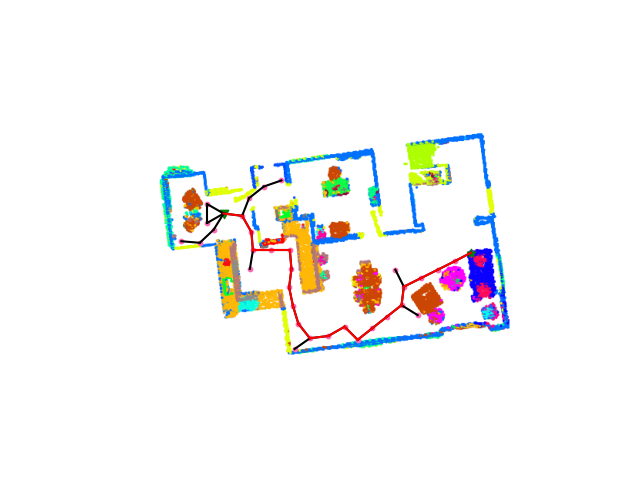
#> input picture src/path/cushion.png, 640 x 480 px, found by its file name
$ python navigate.py
#> lines starting #> are read from the running program, lines starting #| are printed output that depends on the picture
import numpy as np
from PIL import Image
import numpy as np
import habitat_sim
from habitat_sim.utils.common import d3_40_colors_rgb
import cv2
import json

import argparse
from math import sqrt

parser = argparse.ArgumentParser()
parser.add_argument("--map_pth", default="./map.png")
parser.add_argument("-t","--target", default="cushion",type=str,
    choices={"refrigerator", "rack", "cushion", "lamp","cooktop"},
    help="target label to achieve")
parser.add_argument("-d","--data_path", default=".",type=str, help="path and map location")
args = parser.parse_args()
print(args.target)


# read map
map_with_bg=np.zeros((512,640,3))
np_map=cv2.imread(f"{args.data_path}/{args.target}.png")
#> np_map is the input picture: shape (480, 640, 3); mean B, G, R 245.6, 246.5, 247
(x,y,_)=np_map.shape
#> x = 480; y = 640
map_with_bg[:x,:y]=np_map
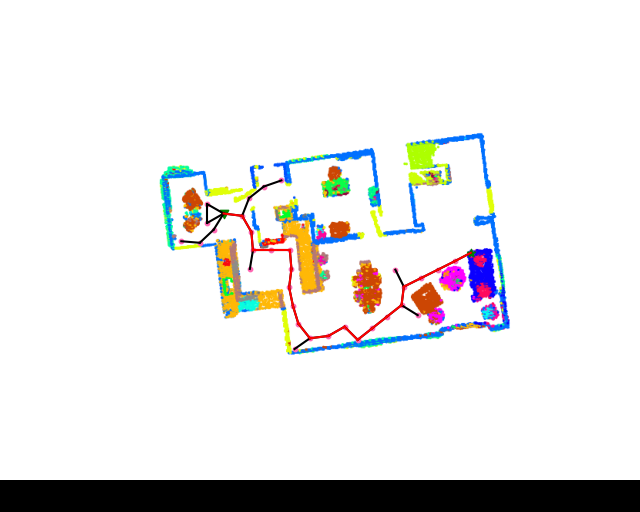
#> map_with_bg: shape (512, 640, 3) float64; mean B, G, R 230.2, 231.1, 231.6
map_with_bg=map_with_bg[:,64:-64,:]
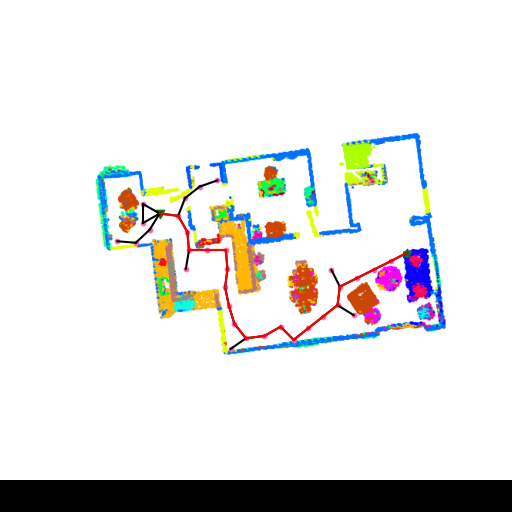
#> map_with_bg: shape (512, 512, 3) float64; mean B, G, R 228, 229.1, 229.7


# This is the scene we are going to load.
# support a variety of mesh formats, such as .glb, .gltf, .obj, .ply
### put your scene path ###
test_scene = "Replica-Dataset/replica_v1/apartment_0/habitat/mesh_semantic.ply"
path = "Replica-Dataset/replica_v1/apartment_0/habitat/info_semantic.json"


target_instance_ID={
    "refrigerator": 67,
    "rack": 66,
    "cushion": 29,
    "lamp": 47,
    "cooktop": 32
}


# [17 lines left out: function transform, not called in this run]

# read searching target and path
search_path=[]
#> (the run stopped early here; a loop or call above may not have finished)
